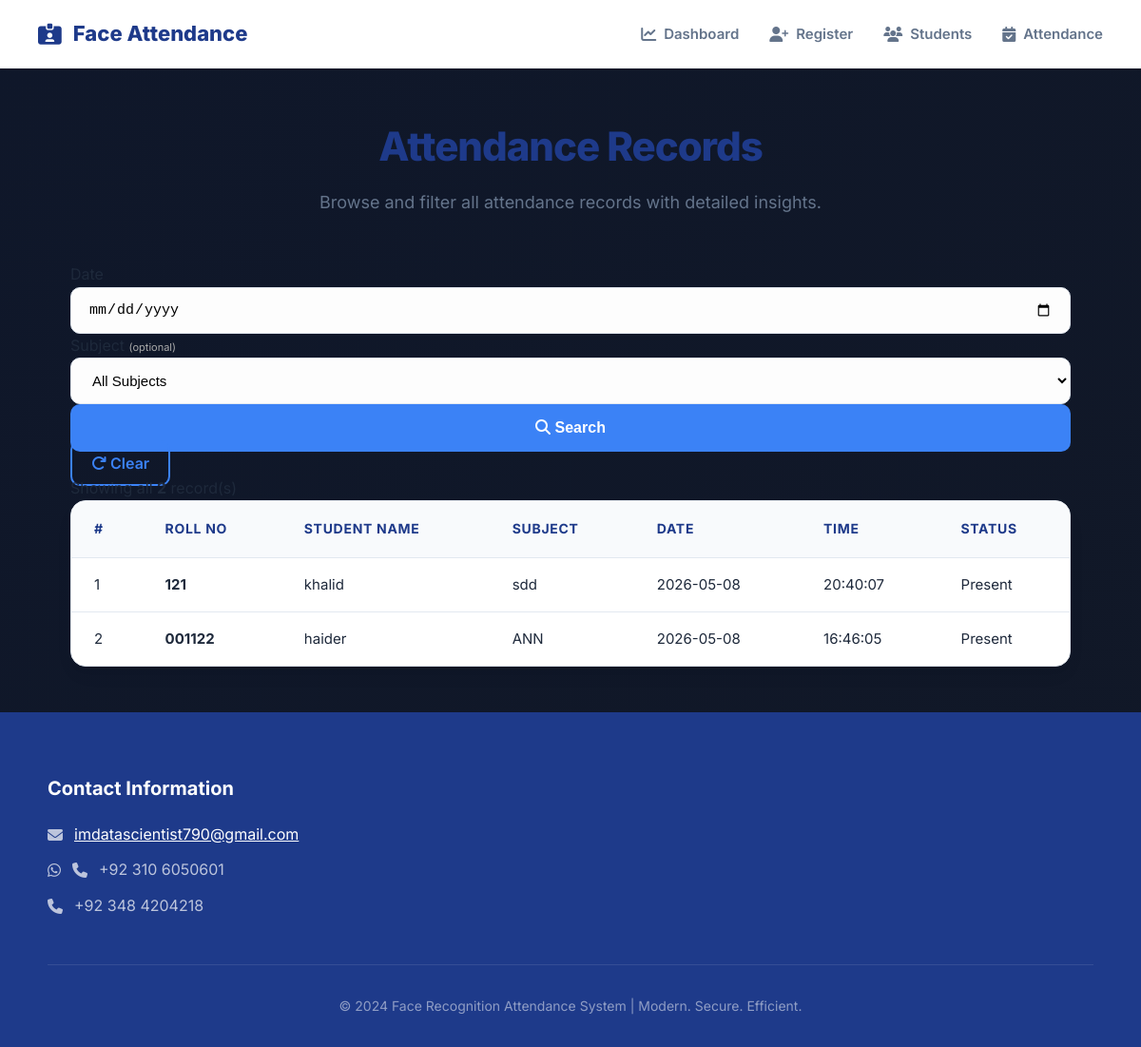
Before: /view with the older database file.
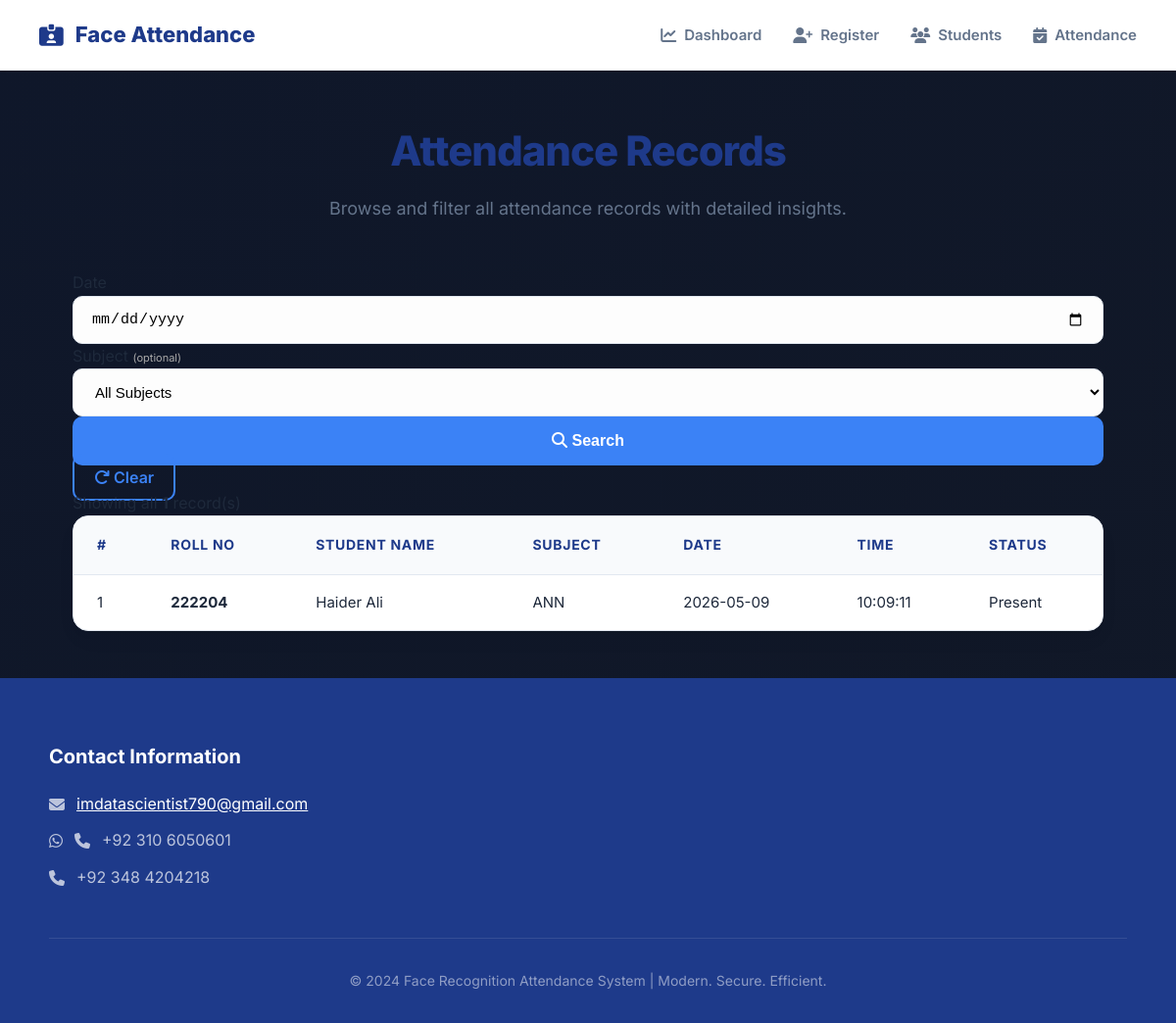
After: the same page with the newer database file.
### database.py (models this page shows)
class Attendance(db.Model):
    id         = db.Column(db.Integer, primary_key=True)
    student_id = db.Column(db.String(50), nullable=False)
    name       = db.Column(db.String(100), nullable=False)
    subject    = db.Column(db.String(100), nullable=False)
    date       = db.Column(db.String(20), nullable=False)
    time       = db.Column(db.String(20), nullable=False)
    status     = db.Column(db.String(20), default='Present')

### app.py (the view)
@app.route('/view')
def view():
    sel_date    = request.args.get('date', '')
    sel_subject = request.args.get('subject', '')
    query = Attendance.query
    if sel_date:    query = query.filter_by(date=sel_date)
    if sel_subject: query = query.filter_by(subject=sel_subject)
    records  = query.order_by(Attendance.date.desc(), Attendance.time.desc()).all()
    subjects = [s[0] for s in db.session.query(Attendance.subject).distinct().all()]
    if sel_date:
        present_count = len(set(r.student_id for r in records))
    else:
        present_count = None
    return render_template('view.html',
                           records=records,
                           subjects=subjects,
                           sel_date=sel_date,
                           sel_subject=sel_subject,
                           present_count=present_count,
                           total_students=Student.query.count())

### templates/view.html (shortened to what this page needs)
{% extends "base.html" %}
{% block content %}
<div class="page-header">
  <h1>Attendance Records</h1>
  <p class="subtitle">Browse and filter all attendance records with detailed insights.</p>
</div>
<form class="filter-row" method="GET" action="/view">
  <div class="filter-group">
    <label>Date</label>
    <input type="date" name="date" value="{{ sel_date }}">
  </div>
  <div class="filter-group">
    <label>Subject <span style="color:#aaa;font-size:11px;">(optional)</span></label>
    <select name="subject">
      <option value="">All Subjects</option>
    </select>
  </div>
  <div class="filter-actions">
    <button type="submit" class="btn-primary"><i class="fas fa-search"></i> Search</button>
    <a href="/view" class="btn-outline"><i class="fas fa-redo"></i> Clear</a>
  </div>
</form>
<p class="record-count">
  {% if sel_date %}
    Showing <strong>{{ records|length }}</strong> record(s) for <strong>{{ sel_date }}</strong>
    {% if sel_subject %} — Subject: <strong>{{ sel_subject }}</strong>{% endif %}
  {% else %}
    Showing all <strong>{{ records|length }}</strong> record(s)
  {% endif %}
</p>
{% if records %}
<div class="table-wrap">
  <table>
    <thead>
      <tr>
        <th>#</th>
        <th>Roll No</th>
        <th>Student Name</th>
        <th>Subject</th>
        <th>Date</th>
        <th>Time</th>
        <th>Status</th>
      </tr>
    </thead>
    <tbody>
      {% for r in records %}
      <tr>
        <td>{{ loop.index }}</td>
        <td><strong>{{ r.student_id }}</strong></td>
        <td>{{ r.name }}</td>
        <td>{{ r.subject }}</td>
        <td>{{ r.date }}</td>
        <td>{{ r.time }}</td>
        <td><span class="badge badge-green">{{ r.status }}</span></td>
      </tr>
      {% endfor %}
    </tbody>
  </table>
</div>
{% elif sel_date %}
<div class="notice notice-warn">
  No attendance records found for <strong>{{ sel_date }}</strong>.
  {% if sel_subject %} Try clearing the subject filter.{% endif %}
</div>
{% else %}
<div class="notice notice-info">
  Select a date above to view attendance, or leave it blank to see all records.
</div>
{% endif %}
{% endblock %}

### templates/base.html (shortened to what this page needs)
<!DOCTYPE html>
<html lang="en">
<head>
    <link rel="stylesheet" href="{{ url_for('static', filename='style.css') }}">
    <link rel="stylesheet" href="https://cdnjs.cloudflare.com/ajax/libs/font-awesome/6.4.0/css/all.min.css">
</head>
<body>
    <div class="site-container">
        <nav class="navbar">
            <div class="nav-brand">
                <i class="fas fa-id-card-clip"></i> Face Attendance
            </div>
            <div class="nav-links">
                <a href="/"><i class="fas fa-chart-line"></i> Dashboard</a>
                <a href="/register"><i class="fas fa-user-plus"></i> Register</a>
                <a href="/students"><i class="fas fa-users"></i> Students</a>
                <a href="/view"><i class="fas fa-calendar-check"></i> Attendance</a>
            </div>
        </nav>
        <main class="page-wrap">
            {% block content %}
            {% endblock %}
        </main>
        <footer class="footer">
            <div class="footer-content">
                <div class="footer-section">
                    <h4>Contact Information</h4>
                    <p><i class="fas fa-envelope"></i> <a href="mailto:imdatascientist790@gmail.com">imdatascientist790@gmail.com</a></p>
                    <p><i class="fab fa-whatsapp"></i> <i class="fas fa-phone"></i> +92 310 6050601</p>
                    <p><i class="fas fa-phone"></i> +92 348 4204218</p>
                </div>
                <div class="footer-bottom">
                    &copy; 2024 Face Recognition Attendance System | Modern. Secure. Efficient.
                </div>
            </div>
        </footer>
    </div>
</body>
</html>

### static/style.css (style rules this page uses)
:root { --primary: #1e3a8a; --primary-light: #3b82f6; --secondary: #64748b; --accent: #10b981; --bg-page: #f8fafc; --bg-card: rgba(255, 255, 255, 0.9); --text-main: #1e293b; --text-muted: #64748b; --shadow: 0 10px 25px -5px rgba(0, 0, 0, 0.05), 0 8px 10px -6px rgba(0, 0, 0, 0.05); --shadow-hover: 0 20px 25px -5px rgba(0, 0, 0, 0.1), 0 8px 10px -6px rgba(0, 0, 0, 0.1); --border: #e2e8f0; --radius: 16px; --transition: all 0.3s cubic-bezier(0.4, 0, 0.2, 1); }
*, *::before, *::after { box-sizing: border-box; margin: 0; padding: 0; }
body { font-family: 'Inter', system-ui, -apple-system, sans-serif; color: var(--text-main); line-height: 1.6; min-height: 100vh; background: linear-gradient(135deg, #0f172a 0%, #111827 25%, #1e3a8a 55%, #0f172a 100%); background-size: 400% 400%; animation: gradientShift 18s ease infinite; }
.site-container { display: flex; flex-direction: column; min-height: 100vh; }
a { text-decoration: none; color: inherit; transition: var(--transition); }
.navbar { background: #ffffff; padding: 0 40px; height: 72px; display: flex; align-items: center; justify-content: space-between; position: sticky; top: 0; z-index: 1000; box-shadow: 0 1px 3px 0 rgba(0, 0, 0, 0.1), 0 1px 2px -1px rgba(0, 0, 0, 0.1); }
.nav-brand { font-size: 22px; font-weight: 800; color: var(--primary); display: flex; align-items: center; gap: 12px; }
.nav-links { display: flex; gap: 32px; }
.nav-links a { color: var(--secondary); font-size: 15px; font-weight: 600; display: flex; align-items: center; gap: 8px; }
.nav-links a i { font-size: 16px; }
.page-wrap { flex: 1; width: 100%; max-width: 1100px; margin: 0 auto; padding: 48px 24px; }
.page-header { margin-bottom: 48px; text-align: center; }
.page-header h1 { font-size: 42px; font-weight: 800; color: var(--primary); margin-bottom: 12px; letter-spacing: -0.025em; }
.subtitle { font-size: 18px; color: var(--text-muted); max-width: 700px; margin: 0 auto; }
input[type="text"], input[type="date"], select { width: 100%; padding: 14px 18px; border: 1px solid var(--border); border-radius: 10px; font-size: 15px; background: #fdfdfd; outline: none; transition: var(--transition); }
.btn-primary { background: var(--primary-light); color: #fff; padding: 16px 24px; border-radius: 10px; border: none; font-size: 16px; font-weight: 600; cursor: pointer; transition: var(--transition); width: 100%; }
.btn-outline { background: transparent; color: var(--primary-light); border: 2px solid var(--primary-light); padding: 12px 20px; border-radius: 10px; font-weight: 600; cursor: pointer; }
.table-wrap { background: #fff; border-radius: var(--radius); overflow: hidden; box-shadow: var(--shadow); border: 1px solid var(--border); }
table { width: 100%; border-collapse: collapse; }
th { background: #f8fafc; color: var(--primary); padding: 18px 24px; text-align: left; font-size: 14px; font-weight: 700; text-transform: uppercase; letter-spacing: 0.05em; border-bottom: 1px solid var(--border); }
td { padding: 16px 24px; font-size: 15px; border-bottom: 1px solid var(--border); }
tr:last-child td { border-bottom: none; }
.footer { background: var(--primary); color: #fff; padding: 64px 24px 32px; margin-top: auto; }
.footer-content { max-width: 1100px; margin: 0 auto; }
.footer-section h4 { font-size: 20px; margin-bottom: 20px; color: #fff; }
.footer-section p { color: rgba(255, 255, 255, 0.7); margin-bottom: 12px; display: flex; align-items: center; gap: 12px; }
.footer-section a { color: #fff; text-decoration: underline; }
.footer-bottom { margin-top: 48px; padding-top: 32px; border-top: 1px solid rgba(255, 255, 255, 0.1); text-align: center; font-size: 14px; color: rgba(255, 255, 255, 0.5); }

Changed rows visible on the page:
removed Attendance: student_id "121", name "khalid", subject "sdd", date "2026-05-08", time "20:40:07", status "Present"
changed Attendance "ANN": student_id "001122" → "222204"; name "haider" → "Haider Ali"; date "2026-05-08" → "2026-05-09"; time "16:46:05" → "10:09:11"
Other visible differences:
{{ records|length }}: "2" → "1"
